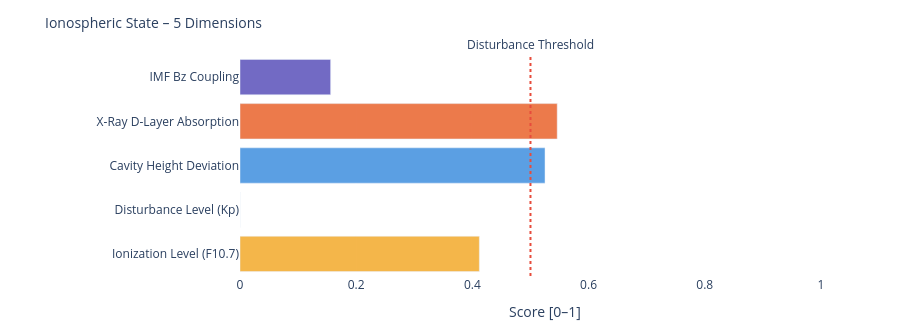

Notebook source saved alongside this figure:
### Markdown cell above
---
### 📐 Systemic Insight: Geometric Cavity vs. Real Schumann Resonance

**Relevant for:** Layer 6 = delta analysis &nbsp;|&nbsp; Layer 7 = feature vector / system interpretation

A cavity height change from 80 km to 70 km shifts the **idealized geometric frequencies** only minimally:

| Modus | Aktuell | Referenz | Δ |
|-------|---------|----------|---|
| SR-1 | 10.4762 Hz | 10.4599 Hz | +16 mHz |
| SR-2 | 18.1452 Hz | 18.1171 Hz | +28 mHz |
| SR-3 | 25.6612 Hz | 25.6215 Hz | +40 mHz |
| SR-4 | 33.1285 Hz | 33.0772 Hz | +51 mHz |

The geometric effect is limited because 10 km is very small compared to Earth's radius (~6371 km).

**Consequence:** Real Schumann deviations are likely driven more strongly by **conductivity, damping, day/night structure, lightning distribution and source geometry** than by pure cavity height.

---

**Layer 6 compares:**
```
geometric Δ from Layer 4  vs.  observed Δ from real Schumann measurement data
```

**Layer 7 Feature:**
```
If real Δ >> geometric Δ  →  non-geometric factors dominant
```

### Code cell
# ============================================================
# IONOSPHERIC STATE – Summary gauge
# Five dimensions: ionization, disturbance, cavity height, X-Ray, Bz coupling
# ============================================================

def norm(v, lo, hi):
    if v is None: return None
    return round(max(0.0, min(1.0, (v - lo) / (hi - lo))), 3)

# Ionization level (F10.7 → F2-Layer)
ioniz = norm(f107_val, 60, 250)

# Disturbance level (Kp → E/F-Layer irregularities)
disturb = norm(kp_val, 0, 9)

# Cavity height deviation from reference (80 km)
h_dev = norm(abs(h_eff - 80), 0, 20)

# X-Ray ionization (D-Layer absorption)
xray_ioniz = None
if xray_now is not None:
    xray_ioniz = norm(math.log10(max(xray_now, 1e-9)) + 9, 0, 5)

# Bz coupling (southward Bz → stronger magnetosphere-ionosphere coupling)
bz_coupling = norm(-(bz_now or 0), -5, 30) if bz_now is not None else None

dims = [
    ('Ionization Level (F10.7)',    ioniz,      '#F2A623'),
    ('Disturbance Level (Kp)',      disturb,    '#7F77DD'),
    ('Cavity Height Deviation',     h_dev,      '#378ADD'),
    ('X-Ray D-Layer Absorption',    xray_ioniz, '#E85D24'),
    ('IMF Bz Coupling',             bz_coupling,'#534AB7'),
]

fig = go.Figure()
for name, val, col in dims:
    if val is not None:
        h = int(val * 20)
        bar = '█' * h + '░' * (20 - h)
        label = f'{name}:  {bar}  {val:.3f}'
    else:
        label = f'{name}:  {"─" * 20}  n/a'
    fig.add_trace(go.Bar(
        x=[val if val is not None else 0],
        y=[name],
        orientation='h',
        marker_color=col, opacity=0.82,
        showlegend=False
    ))

fig.add_vline(x=0.5, line_dash='dot', line_color='#e74c3c',
              annotation_text='Disturbance Threshold', annotation_position='top')
fig.update_layout(
    title=dict(text='Ionospheric State – 5 Dimensions', font=dict(size=14)),
    xaxis=dict(title='Score [0–1]', range=[0, 1.05]),
    height=330, plot_bgcolor='rgba(0,0,0,0)', paper_bgcolor='rgba(0,0,0,0)',
    margin=dict(l=240, r=50, t=55, b=40)
)
fig.show()

print(f'\nIonospheric state:')
for name, val, _ in dims:
    print(f'  {name:<35} {val:.3f}' if val is not None else f'  {name:<35} n/a')

### Figure 1 — Plotly figure (JSON) as saved in the notebook; plotly's stock layout.template omitted (floating-point values rounded to 4 significant figures)
{"data": [{"marker": {"color": "#F2A623"}, "opacity": 0.82, "orientation": "h", "showlegend": false, "type": "bar", "x": [0.412], "y": ["Ionization Level (F10.7)"]}, {"marker": {"color": "#7F77DD"}, "opacity": 0.82, "orientation": "h", "showlegend": false, "type": "bar", "x": [0.0], "y": ["Disturbance Level (Kp)"]}, {"marker": {"color": "#378ADD"}, "opacity": 0.82, "orientation": "h", "showlegend": false, "type": "bar", "x": [0.525], "y": ["Cavity Height Deviation"]}, {"marker": {"color": "#E85D24"}, "opacity": 0.82, "orientation": "h", "showlegend": false, "type": "bar", "x": [0.546], "y": ["X-Ray D-Layer Absorption"]}, {"marker": {"color": "#534AB7"}, "opacity": 0.82, "orientation": "h", "showlegend": false, "type": "bar", "x": [0.156], "y": ["IMF Bz Coupling"]}], "layout": {"annotations": [{"showarrow": false, "text": "Disturbance Threshold", "x": 0.5, "xanchor": "center", "xref": "x", "y": 1, "yanchor": "bottom", "yref": "y domain"}], "height": 330, "margin": {"b": 40, "l": 240, "r": 50, "t": 55}, "paper_bgcolor": "rgba(0,0,0,0)", "plot_bgcolor": "rgba(0,0,0,0)", "shapes": [{"line": {"color": "#e74c3c", "dash": "dot"}, "type": "line", "x0": 0.5, "x1": 0.5, "xref": "x", "y0": 0, "y1": 1, "yref": "y domain"}], "title": {"font": {"size": 14}, "text": "Ionospheric State – 5 Dimensions"}, "xaxis": {"range": [0, 1.05], "title": {"text": "Score [0–1]"}}}}
